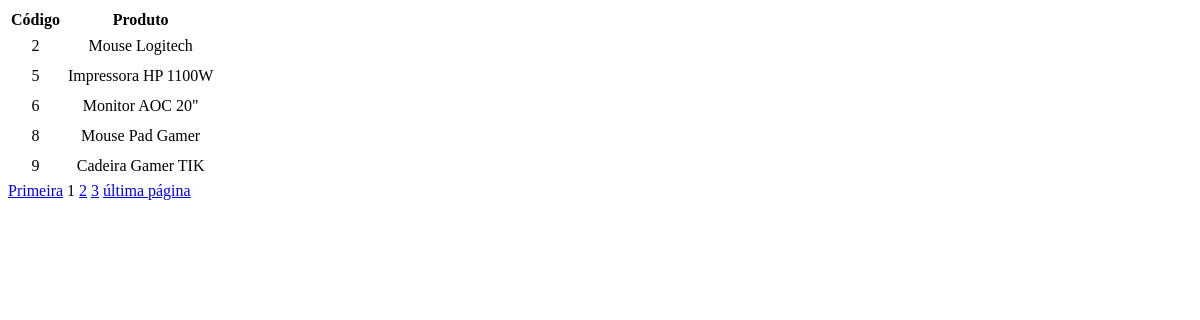
/paginacao.php, run on an earlier commit of the app's database.
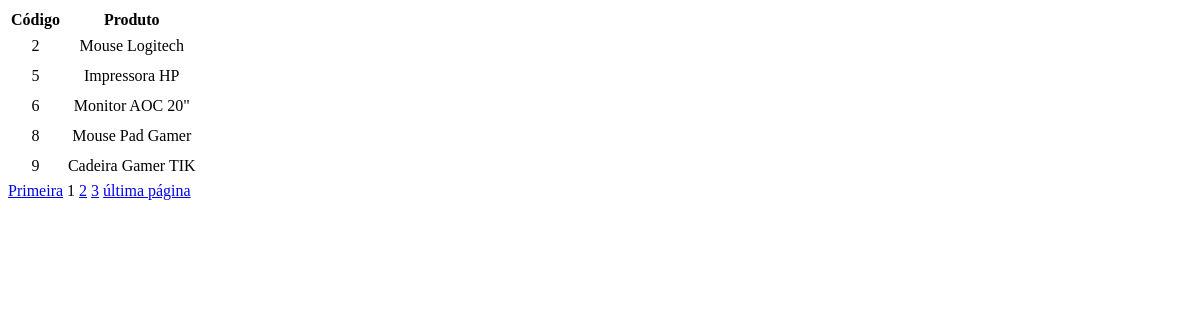
And on a later commit of the database.
### tables this page shows
CREATE TABLE `produto` (
  `id` int(11) NOT NULL,
  `nomeproduto` varchar(85) NOT NULL,
  `quantidade` int(11) NOT NULL,
  `preco` double(9,2) NOT NULL,
  `vendido` int(11) NOT NULL
);

### paginacao.php (the view, shortened to what this page needs)
<html>
<?php
    include "conecta.php";
    $p = $_REQUEST["p"];
    if(isset($p)) { $p = $p; } else { $p = 1; }
    $qnt = 5;
    $inicio = ($p*$qnt) - $qnt;
    $sql_select = "select * FROM produto limit $inicio, $qnt";
    $sql_query = mysqli_query($conn,$sql_select);
    $sql_select_all = "select * FROM produto";
    $sql_query_all = mysqli_query($conn,$sql_select_all);
    $total_registros = mysqli_num_rows($sql_query_all);
    $pags = ceil($total_registros/$qnt);
    echo '
        <div id="dados">
            <table>
                <tr>
                    <th>Código</th>
                    <th>Produto</th>
                </tr>';
    while ($row = $sql_query->fetch_array(MYSQLI_ASSOC)) {
    echo '
                <tr>
                    <td style="text-align:center; padding:2px; vertical-align: middle; display: ">' . $row['id'] .'</td>
                    <td style="text-align:center; padding:5px;">' . $row['nomeproduto'] .'</td>
                </tr>';
    }
?>
    </table>
    </div>
    <?php
        if($pags > 1){
            $max_links = 3;
            echo '<a href="paginacao.php?p=1" target="_self">Primeira</a> ';
            for($i = $p-$max_links; $i <= $p-1; $i++) {
                if($i >= 1){
                    echo '<a href="paginacao.php?p='.$i.'" target="_self">'.$i.'</a> ';
                }
            }
        echo $p." ";
        for($i = $p+1; $i <= $p+$max_links; $i++) {
            if($i > $pags) {
            }
            else {
                echo '<a href="paginacao.php?p='.$i.'" target="_self">'.$i.'</a> ';
            }
        }
        if($pags <= 0){
            $i=1;
        }
        else{
            $i=$pags;
        }
        echo '<a href="paginacao.php?p='.$i.'" target="_self">&uacute;ltima p&aacute;gina</a> ';
    }
    ?>
</html>

What changed in the data, as far as the page shows it:
changed produto id 5: nomeproduto "Impressora HP 1100W" → "Impressora HP"
